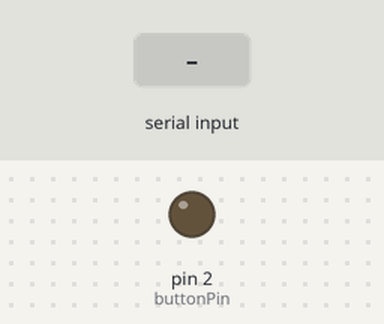
A sketch run on a simulated Arduino Uno, built with avr-gcc and run on an emulated ATmega328P. On the bench: output pins drawn as LEDs (lit = HIGH). The test bench sets the inputs (shaded band).

Above: at 1.2 s.
1.3 s: "P" received over Serial
Timing chart, 0 to 4.3 s (numbered marks = the images above; inputs shaded):
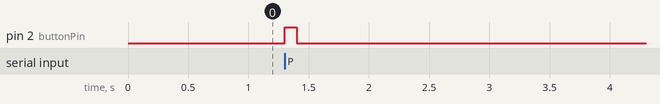

Measured:
- after the input at 1.3 s, pin 2 (buttonPin): LOW → HIGH at once, → LOW 0.10 s later

The sketch:

button_v0.ino
```cpp
int buttonPin = 2;

void setup() {
  pinMode(buttonPin, OUTPUT);
  digitalWrite(buttonPin, LOW); // Ensure the "button" is not pressed at startup
  Serial.begin(9600); // Start serial communication for computer interface
}

void loop() {
  if (Serial.available()) { // Check if there's incoming data from the computer
    char command = Serial.read();
    if (command == 'P') { // If the computer sends a 'P' character, "press" the button
      digitalWrite(buttonPin, HIGH); // "Press" the TRYME button
      delay(100); // Mimic a button press duration
      digitalWrite(buttonPin, LOW); // "Release" the button
    }
  }
}
```
